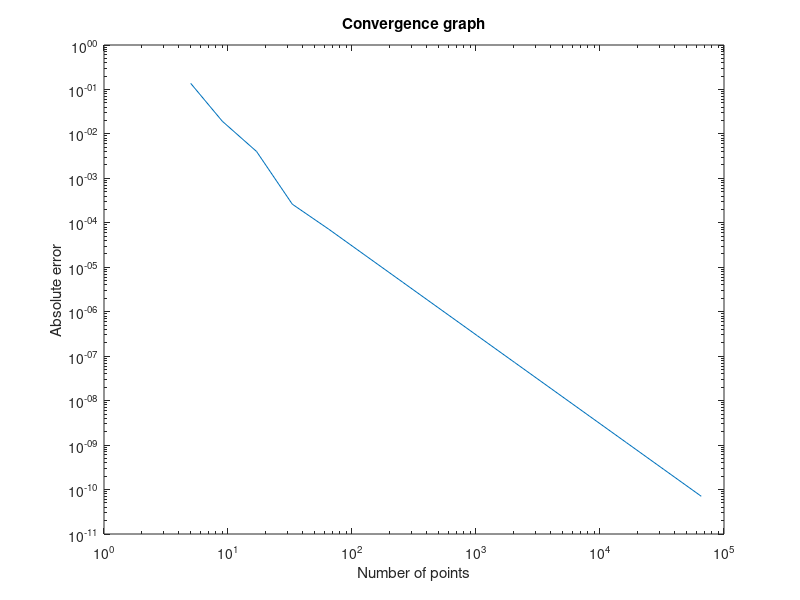

This figure's MATLAB source:
%{
Copyright (c) 2025 Yuya Suzuki

THE SOFTWARE IS PROVIDED "AS IS", WITHOUT WARRANTY OF ANY KIND, EXPRESS OR
IMPLIED, INCLUDING BUT NOT LIMITED TO THE WARRANTIES OF MERCHANTABILITY,
FITNESS FOR A PARTICULAR PURPOSE AND NONINFRINGEMENT. IN NO EVENT SHALL THE
AUTHORS OR COPYRIGHT HOLDERS BE LIABLE FOR ANY CLAIM, DAMAGES OR OTHER
LIABILITY, WHETHER IN AN ACTION OF CONTRACT, TORT OR OTHERWISE, ARISING FROM,
OUT OF OR IN CONNECTION WITH THE SOFTWARE OR THE USE OR OTHER DEALINGS IN THE
SOFTWARE.
%}

%% Mobius transform
phi= @(z) -cot(z./2); % mobius transform
phi_=@(z) 1./(2.*(sin(z./2)).^2); % Jacobian
M=16; %number of points; calculated up until 2^M points
err=zeros(2,M);
%% Define your weight
rho= @(x) exp(-(x.^2)./2)./sqrt(2*pi);
%% Define your integrand function
p=1;%parameter in the integrand, |x|^p
f= @(x) abs(x).^p;

trueI=sqrt((2^p)/pi)*gamma((p+1)/2); %true integral value, only for plotting the absolute error  

for ni=2:M
n=2^ni+1; % number of points
err(1,ni)=n;
acc=0;
for j=1:n
theta=2*pi*(j)/n+1/(2*n);% equidistant point with a shift
x=phi(theta);
acc=acc+f(x)*rho(x)*phi_(theta)*2*pi/(n);

end
disp(['current estimate: ',num2str(acc,10)])
err(2,ni)=abs(trueI-acc); 
end

figure;
loglog(err(1,:),abs(err(2,:)))
title('Convergence graph') 
xlabel('Number of points') 
ylabel('Absolute error') 

rate = polyfit(log(err(1,4:end)),log(abs(err(2,4:end))),1)



